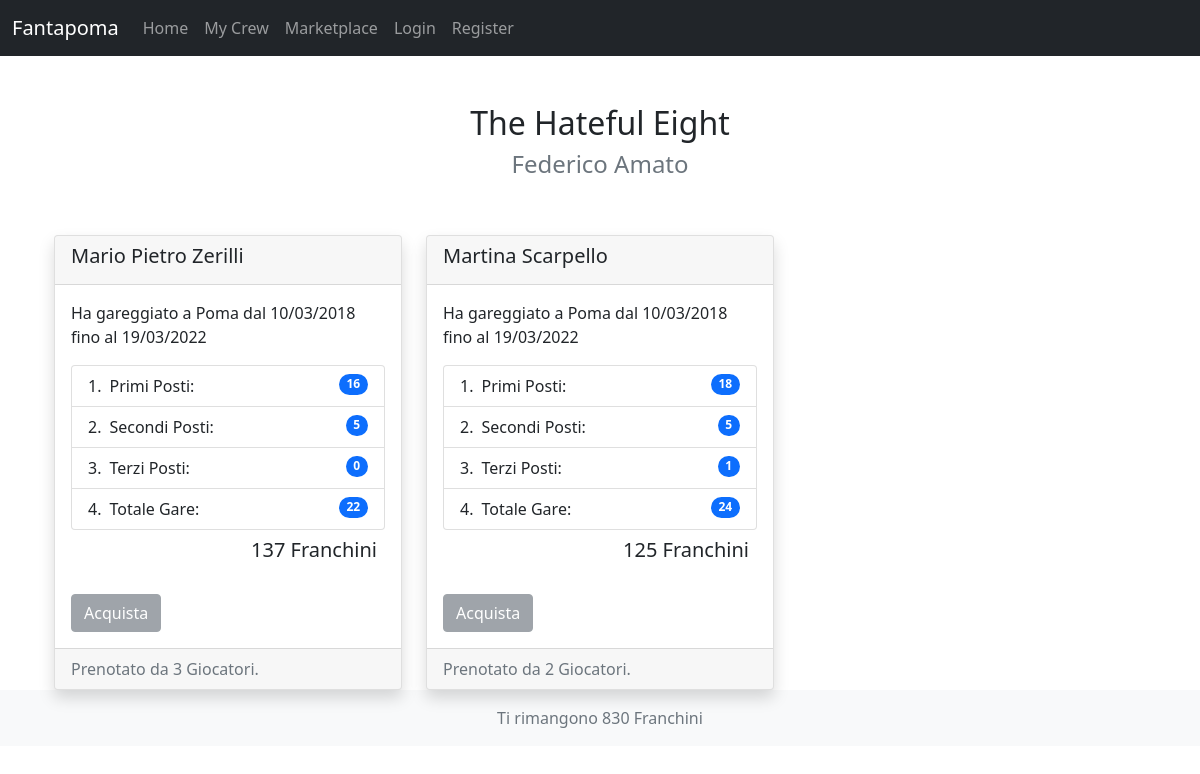
Screenshot of /fantapoma/mycrew/ (signed in) with the database file from the repository.
### fantapoma/models.py (models this page shows, shortened)
class Athlete(models.Model):
    name = models.CharField(max_length=200)
    total = models.IntegerField('Total Races', default=0)
    first = models.IntegerField(default=0)
    second = models.IntegerField(default=0)
    third = models.IntegerField(default=0)
    first_time = models.DateField('First Race Date')
    last_time = models.DateField('Last Race Date')
    points = models.IntegerField(default=0)
    player = models.ManyToManyField(User)
    @property
    def bookings(self):
        n = self.player.all().count()
        return n
    @property
    def adjusted_points(self):
        booking_term = self.points*(math.tanh(self.bookings/4))
        adjusted_points = self.points + booking_term
        return int(adjusted_points)

### fantapoma/views.py (the view)
# urls.py: path('mycrew/', MyCrewView.as_view(), name='mycrew'),
class MyCrewView(ListView):
    template_name = "fantapoma/mycrew.html"
    def get_queryset(self):
        self.user = self.request.user
        return self.user.athlete_set.all()
    def get_context_data(self, **kwargs):
        self.user = self.request.user
        context = super().get_context_data(**kwargs)
        context['atleti'] = self.user.athlete_set.all()
        return context

### fantapoma/templates/fantapoma/mycrew.html (shortened to what this page needs)
{% extends "base.html" %}
{% block content %}
<div class="container header text-center mt-5">
  <h2>The Hateful Eight</h2>
  <h3 class="text-muted fw-light fs-4">Federico Amato</h3>
</div>
<div class="container card-container mt-5">
  <div class="container-fluid object">
    <div class="row">
    {% for object in object_list %}
      <div class="col-sm-4">
        <div class="card shadow">
          <div class="card-header">
            <h5>{{object.name}}</h5>
          </div>
          <div class="card-body">
            <p class="card-text">Ha gareggiato a Poma dal {{object.first_time|date:'d/m/Y'}} fino al {{object.last_time|date:'d/m/Y'}}</p>
            <ul class="list-group list-group-numbered">
              <li class="list-group-item d-flex justify-content-between align-items-start">
                <div class="ms-2 me-auto">Primi Posti:</div>
                <span class="badge bg-primary rounded-pill">{{object.first}}</span>
              </li>
              <li class="list-group-item d-flex justify-content-between align-items-start">
                <div class="ms-2 me-auto">Secondi Posti:</div>
                <span class="badge bg-primary rounded-pill">{{object.second}}</span>
              </li>
              <li class="list-group-item d-flex justify-content-between align-items-start">
                <div class="ms-2 me-auto">Terzi Posti:</div>
                <span class="badge bg-primary rounded-pill">{{object.third}}</span>
              </li>
              <li class="list-group-item d-flex justify-content-between align-items-start">
                <div class="ms-2 me-auto">Totale Gare:</div>
                <span class="badge bg-primary rounded-pill">{{object.total}}</span>
              </li>
            </ul>
            <h5 class="card-text text-end m-2">{{ object.adjusted_points }} Franchini</h5>
            <form method="post">
              <input type="Submit" value="Acquista" class="btn btn-secondary disabled mt-4">
            </form>
          </div>
          <div class="card-footer text-muted">
            Prenotato da {{ object.bookings }} Giocatori.
          </div>
        </div>
      </div>
    {% endfor %}
    </div>
  </div>
</div>
{% endblock %}
{% block footer %}
<footer class="footer mt-auto py-3 bg-light text-center">
  <div class="container">
    <span class="text-muted">Ti rimangono {{830}} Franchini</span>
  </div>
</footer>
{% endblock %}

### fantapoma/templates/base.html (shortened to what this page needs)
<!doctype html>
<html lang="en">
  <head>
    <link href="https://cdn.jsdelivr.net/npm/bootstrap@5.1.3/dist/css/bootstrap.min.css" rel="stylesheet">
  </head>
  <body class="d-flex flex-column h-100">
    {% include "fantapoma/navbar.html" %}
    {% block content %}{% endblock %}
    {% block footer %}{% endblock %}
  </body>
</html>

### fantapoma/templates/fantapoma/navbar.html (shortened to what this page needs)
{% block navbar %}
<nav class="navbar navbar-expand-lg navbar-dark bg-dark">
    <div class="container-fluid">
      <a class="navbar-brand" href="#">Fantapoma</a>
      <div class="collapse navbar-collapse" id="navbarNav">
        <ul class="navbar-nav">
          <li class="nav-item">
            <a class="nav-link" aria-current="page" href="{% url 'fantapoma' %}">Home</a>
          </li>
          <li class="nav-item">
            <a class="nav-link" href="{% url 'mycrew' %}">My Crew</a>
          </li>
          <li class="nav-item">
            <a class="nav-link" href="{% url 'marketplace' %}">Marketplace</a>
          </li>
          <li class="nav-item">
            <a class="nav-link">Login</a>
          </li>
          <li class="nav-item">
            <a class="nav-link">Register</a>
          </li>
        </ul>
      </div>
    </div>
  </nav>
  {% endblock %}

### rows the page displays
Athlete: name "Mario Pietro Zerilli", first_time "10/03/2018", last_time "19/03/2022", first "16", second "5", third "0", total "22", adjusted_points "137", bookings "3"
Athlete: name "Martina Scarpello", first_time "10/03/2018", last_time "19/03/2022", first "18", second "5", third "1", total "24", adjusted_points "125", bookings "2"

### other values shown
{{ 830 }} "830"
